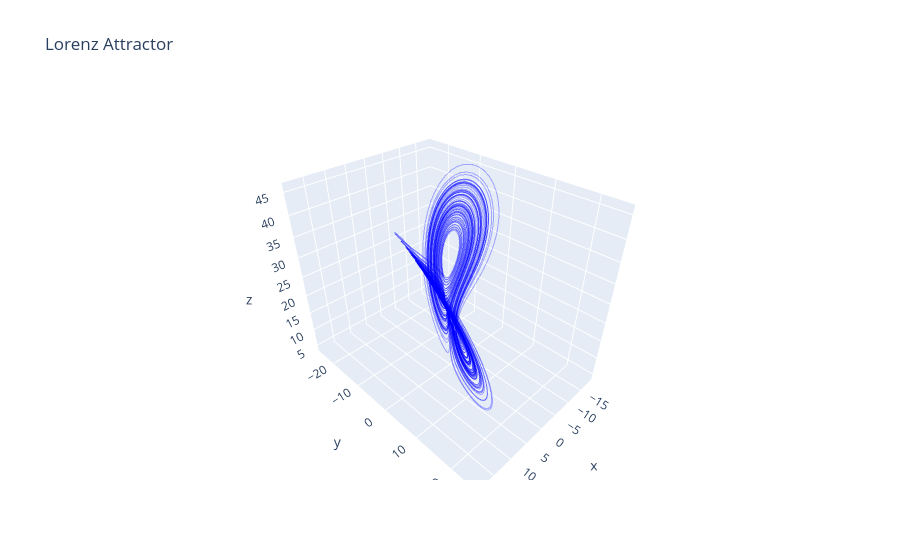

The notebook cell this image was saved under:
### Code cell
fig = go.Figure(data=[go.Scatter3d(
    x=y_l[0], y=y_l[1], z=y_l[2],
    mode='lines',
    line=dict(width=2, color='rgba(0,0,255,0.3)')
)])
fig.update_layout(title='Lorenz Attractor')
fig.show()

### Figure 1 — Plotly figure (JSON) as saved in the notebook; plotly's stock layout.template omitted (floating-point values rounded to 4 significant figures; data arrays with more than 128 entries replaced by an {"elided": "..."} marker saying what was removed)
{"data": [{"line": {"color": "rgba(0,0,255,0.3)", "width": 2}, "mode": "lines", "type": "scatter3d", "x": {"elided": "12000 float values"}, "y": {"elided": "12000 float values"}, "z": {"elided": "12000 float values"}}], "layout": {"title": {"text": "Lorenz Attractor"}}}
